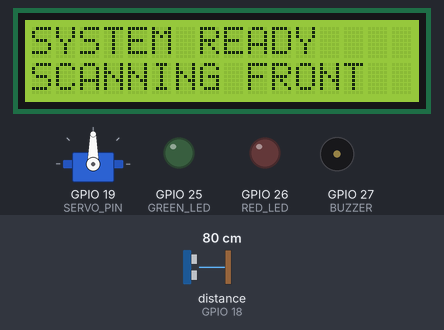
The sketch below on a simulated ESP32. Shown: 16×2 character LCD, servo, output pins drawn as LEDs (lit = HIGH), buzzer (waves = sounding, pin HIGH). Wiring (from diagram.json): ultrasonic range finder: trigger GPIO 5; echo GPIO 18. The test bench sets the inputs (shaded band); at power-on: distance to the obstacle (sensor on GPIO 18) 80 cm. The echo pulse lasts 58.3 µs per cm; pins used as bus, display or sensor lines are not drawn; what the sketch prints to the serial monitor is not drawn.

Above: at 2.2 s.
At 4.3 s:
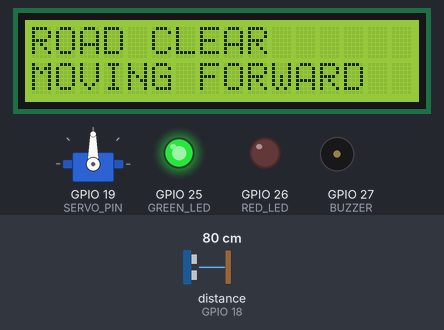
4.4 s: distance to the obstacle (sensor on GPIO 18) set to 24 cm
5.9 s: distance to the obstacle (sensor on GPIO 18) set to 19 cm
At 9.0 s:
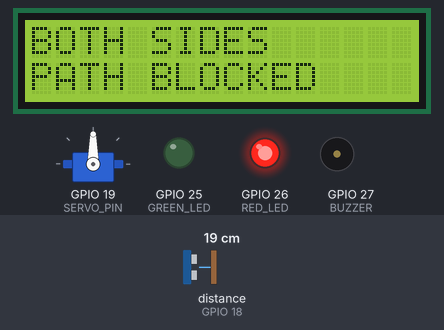
9.2 s: distance to the obstacle (sensor on GPIO 18) set to 35 cm
At 10.5 s:
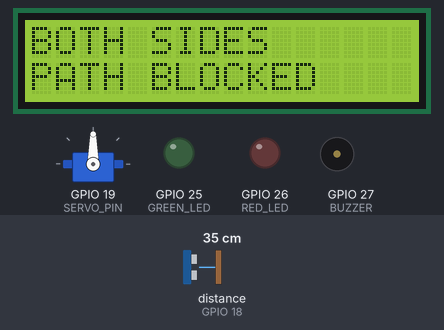
12.2 s: distance to the obstacle (sensor on GPIO 18) set to 2 cm
At 13.5 s:
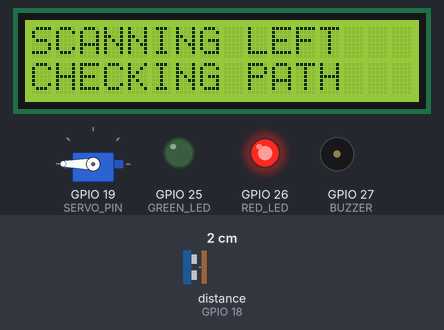
Timing chart, 0 to 16.1 s (numbered marks = the images above; inputs shaded):
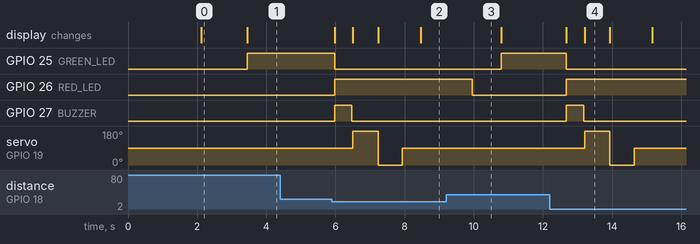

Measured:
- the behaviour switches between 22 and 21 cm on distance to the obstacle (sensor on GPIO 18) (found by bisection; images 1 and 2)
- after the input at 4.4 s, every drawn part: stays the same
- after the input at 5.9 s, GPIO 25 (GREEN_LED): HIGH → LOW after 0.08 s; GPIO 26 (RED_LED): LOW → HIGH after 0.08 s; GPIO 27 (BUZZER): LOW → HIGH after 0.08 s, → LOW 0.50 s later; servo on GPIO 19 (SERVO_PIN): 90° → 180° after 0.60 s, → 0° 0.73 s later, → 90° 0.70 s later; the display: first changes after 0.08 s (image 2 shows a later state)
- after the input at 9.2 s, GPIO 25 (GREEN_LED): LOW → HIGH after 1.6 s; GPIO 26 (RED_LED): goes on until 10.0 s, then stays LOW; GPIO 27 (BUZZER): stays LOW (without the input it goes to HIGH after 1.6 s); servo on GPIO 19 (SERVO_PIN): stays 90° (without the input it goes to 180° after 2.1 s)
- after the input at 12.2 s, GPIO 25 (GREEN_LED): HIGH → LOW after 0.48 s; GPIO 26 (RED_LED): LOW → HIGH after 0.48 s; GPIO 27 (BUZZER): LOW → HIGH after 0.48 s, → LOW 0.50 s later; servo on GPIO 19 (SERVO_PIN): 90° → 180° after 1.0 s, → 0° 0.73 s later, → 90° 0.70 s later; the display: first changes after 0.48 s (image 4 shows a later state)
- what the display in image 0 shows lasts 1.4 s, from 2.1 s to 3.5 s
- what the display in image 4 shows lasts 0.7 s, from 13.2 s to 13.9 s

The sketch:

sketch.ino
```cpp
#include <ESP32Servo.h>
#include <Wire.h>
#include <LiquidCrystal_I2C.h>

// Pin configuration
#define TRIG_PIN 5
#define ECHO_PIN 18

#define SERVO_PIN 19

#define RED_LED 26
#define GREEN_LED 25

#define BUZZER 27

// LCD configuration
#define SDA_PIN 21
#define SCL_PIN 22

LiquidCrystal_I2C lcd(0x27, 16, 2);

// Objects
Servo scanner;

// Settings
int obstacleLimit = 20;

// Measure distance
long getDistance() {

  digitalWrite(TRIG_PIN, LOW);
  delayMicroseconds(2);

  digitalWrite(TRIG_PIN, HIGH);
  delayMicroseconds(10);
  digitalWrite(TRIG_PIN, LOW);

  long duration = pulseIn(ECHO_PIN, HIGH, 30000);

  if (duration == 0) {
    return 400;
  }

  return duration * 0.034 / 2;
}

// Scan a direction
long scanDirection(int angle) {

  scanner.write(angle);
  delay(700);

  long distance = getDistance();

  Serial.print("Angle: ");
  Serial.print(angle);
  Serial.print(" | Distance: ");
  Serial.print(distance);
  Serial.println(" cm");

  return distance;
}

// Display LCD message
void displayMessage(String line1, String line2) {

  lcd.clear();

  lcd.setCursor(0, 0);
  lcd.print(line1);

  lcd.setCursor(0, 1);
  lcd.print(line2);
}

void setup() {

  Serial.begin(115200);

  // Sensor pins
  pinMode(TRIG_PIN, OUTPUT);
  pinMode(ECHO_PIN, INPUT);

  // LED and buzzer pins
  pinMode(RED_LED, OUTPUT);
  pinMode(GREEN_LED, OUTPUT);
  pinMode(BUZZER, OUTPUT);

  // LCD initialization
  Wire.begin(SDA_PIN, SCL_PIN);

  lcd.init();
  lcd.backlight();

  displayMessage("AUTONOMOUS CAR", "SYSTEM STARTING");

  // Servo initialization
  scanner.attach(SERVO_PIN);
  scanner.write(90);

  digitalWrite(RED_LED, LOW);
  digitalWrite(GREEN_LED, LOW);
  digitalWrite(BUZZER, LOW);

  Serial.println("AUTONOMOUS VEHICLE SYSTEM");
  Serial.println("Obstacle Avoidance Started");

  delay(2000);

  displayMessage("SYSTEM READY", "SCANNING FRONT");

  delay(1000);
}

void loop() {

  // Look forward
  scanner.write(90);
  delay(300);

  long frontDistance = getDistance();

  Serial.print("Front Distance: ");
  Serial.print(frontDistance);
  Serial.println(" cm");

  // Road is clear
  if (frontDistance > obstacleLimit) {

    Serial.println("ROAD CLEAR - MOVING FORWARD");

    displayMessage("ROAD CLEAR", "MOVING FORWARD");

    digitalWrite(GREEN_LED, HIGH);
    digitalWrite(RED_LED, LOW);
    digitalWrite(BUZZER, LOW);

    delay(300);
  }

  // Obstacle detected
  else {

    Serial.println("OBSTACLE DETECTED!");
    Serial.println("VEHICLE STOPPED");

    displayMessage("OBSTACLE FOUND", "VEHICLE STOPPED");

    digitalWrite(GREEN_LED, LOW);
    digitalWrite(RED_LED, HIGH);
    digitalWrite(BUZZER, HIGH);

    delay(500);

    digitalWrite(BUZZER, LOW);

    // Scan left
    Serial.println("SCANNING LEFT...");

    displayMessage("SCANNING LEFT", "CHECKING PATH");

    long leftDistance = scanDirection(180);

    // Scan right
    Serial.println("SCANNING RIGHT...");

    displayMessage("SCANNING RIGHT", "CHECKING PATH");

    long rightDistance = scanDirection(0);

    // Return sensor to front
    scanner.write(90);
    delay(500);

    // Select direction
    if (leftDistance > rightDistance &&
        leftDistance > obstacleLimit) {

      Serial.println("TURN LEFT - PATH CLEAR");

      displayMessage("PATH CLEAR", "TURN LEFT");

    }

    else if (rightDistance > obstacleLimit) {

      Serial.println("TURN RIGHT - PATH CLEAR");

      displayMessage("PATH CLEAR", "TURN RIGHT");

    }

    else {

      Serial.println("BOTH SIDES BLOCKED");
      Serial.println("WAITING FOR CLEAR PATH");

      displayMessage("BOTH SIDES", "PATH BLOCKED");

      delay(1500);
    }

    digitalWrite(RED_LED, LOW);

    delay(500);
  }
}
```
